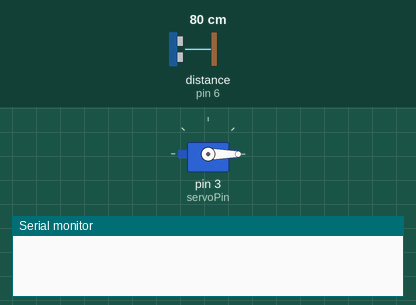
Simulated run of this sketch. Board: Arduino Uno, built with avr-gcc and run on an emulated ATmega328P. Shown: servo, the last lines printed to the serial monitor. Wiring (inferred from the names in the program): ultrasonic range finder: trigger pin 7; echo pin 6. The inputs (shaded band) are chosen by the test bench; at power-on: distance to the obstacle (sensor on pin 6) 80 cm. The echo pulse lasts 58.3 µs per cm.

Above: at 1.2 s.
1.3 s: distance to the obstacle (sensor on pin 6) set to 8 cm
2.8 s: distance to the obstacle (sensor on pin 6) set to 5 cm
At 3.3 s:
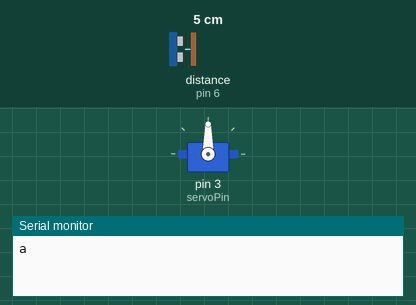
Timing chart, 0 to 5.8 s (numbered marks = the images above; inputs shaded):
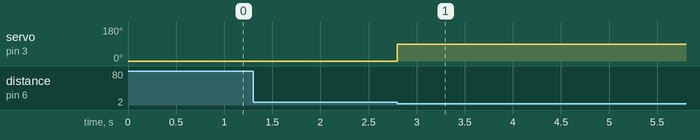

Measured:
- the behaviour switches between 7 and 6 cm on distance to the obstacle (sensor on pin 6) (found by bisection; images 0 and 1)
- after the input at 1.3 s, every drawn part: stays the same
- after the input at 2.8 s, servo on pin 3 (servoPin): 0° → 90° at once

The sketch:

Arduino1.ino
```cpp
#include <Servo.h>

// Pins for the ultrasonic sensor
const int triggerPin = 7;
const int echoPin = 6;

// Pin for the servo motor
const int servoPin = 3;

// Pins for SoftwareSerial
const int receivePin = 11;
const int transmitPin = 12;

// Door positions (in degrees)
const int doorOpenPosition = 0;
const int doorClosedPosition = 90;

// Distance threshold for the mouse (in cm)
const int mouseDetectionThreshold = 5;

// Initialize the Servo object
Servo doorServo;

void setup() {
  // Set the ultrasonic sensor pins
  pinMode(triggerPin, OUTPUT);
  pinMode(echoPin, INPUT);

  // Attach the servo to the servo pin
  doorServo.attach(servoPin);

  // Set the initial door position
  doorServo.write(doorOpenPosition);

  // Start the serial communication
  Serial.begin(9600);
}

void loop() {
  // Measure the distance using the ultrasonic sensor
  int distanceToMouse = measureDistance();

  // Check if the distance is less than the threshold
  if (distanceToMouse <= mouseDetectionThreshold) {
    // Close the door
    doorServo.write(doorClosedPosition);

    // Send signal to the reset system Arduino
    Serial.write('a');

    // Stop checking for the mouse, keeping the door closed
    while (true) {
      if (Serial.available()) {
        char command = Serial.read();
        if (command == 'b') {
          // Open the door and resume normal operation
          doorServo.write(doorOpenPosition);
          break;
        }
      }
    }
  }
}

int measureDistance() {
  // Clear the triggerPin
  digitalWrite(triggerPin, LOW);
  delayMicroseconds(2);

  // Trigger the sensor by setting the triggerPin high for 10 microseconds
  digitalWrite(triggerPin, HIGH);
  delayMicroseconds(10);
  digitalWrite(triggerPin, LOW);

  // Read the echoPin, which returns the travel time in microseconds
  long duration = pulseIn(echoPin, HIGH);

  // Calculate the distance in centimeters
  int distance = duration * 0.0344 / 2;

  return distance;
}
```
